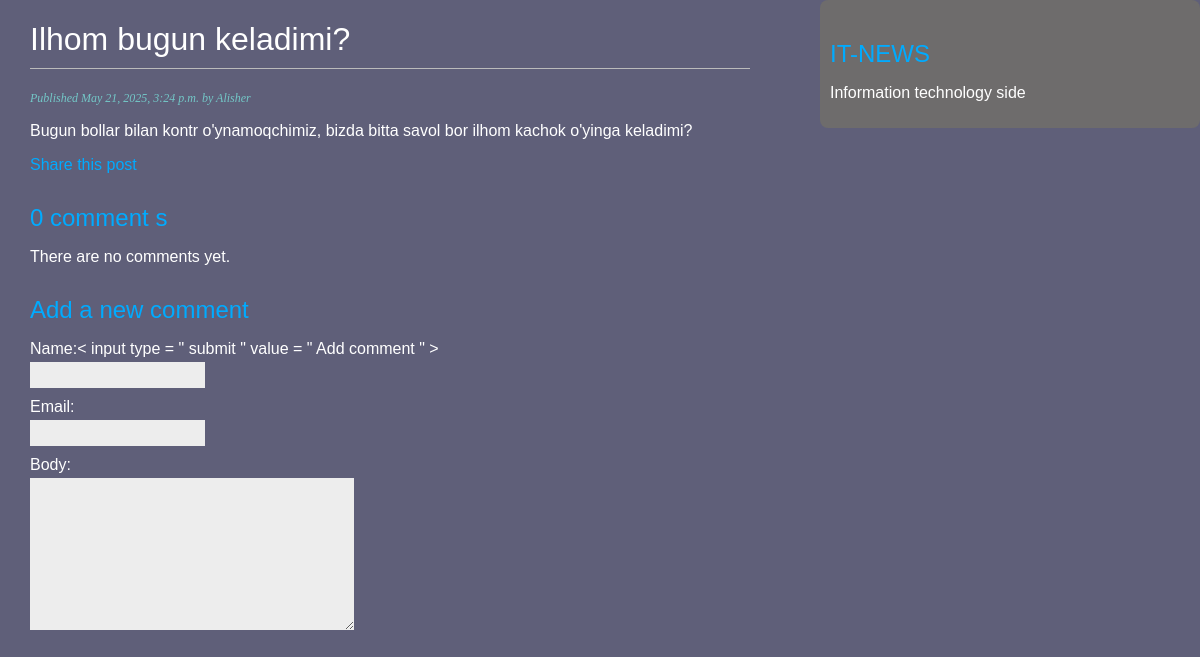
The page /2025/5/21/ilhom-bugun-keladimi/ on the database its author committed.
### new_app/models.py (models this page shows, shortened)
class Post(models.Model):
    STATUS_CHOICES = (
        ('draft', 'Draft'),
        ('published', 'Published')
    )
    title = models.CharField(max_length=255)
    slug = models.SlugField(max_length=255, unique_for_date="publish")
    author = models.ForeignKey(User, on_delete=models.CASCADE, related_name="blog_posts")
    body = models.TextField()
    publish = models.DateTimeField(default=timezone.now)
    created = models.DateTimeField(auto_now_add=True)
    updated = models.DateTimeField(auto_now=True)
    status = models.CharField(max_length=10,choices=STATUS_CHOICES, default='draft')
    class Meta:
        ordering = ('-publish',)
    objects = models.Manager()
    published = PublishedManager()

### new_app/views.py (the view)
def post_detail(request, year, month, day, slug):
    post = get_object_or_404(Post, slug=slug,
                             status="published",
                             publish__year=year,
                             publish__month=month,
                             publish__day=day)
    comments = post.comments.filter(active = True)
    new_comment = None
    if request.method == 'POST':
        comment_form = CommentForm(data = request.POST)
        if comment_form.is_valid():
            new_comment = comment_form.save(commit=False)
            new_comment.post = post
            new_comment.save()
    else:
            comment_form = CommentForm()
    return render(request, 'blog/post/detail.html', {'post': post,
                                                     'comments':comments,
                                                     'new_comment':new_comment,
                                                     'comment_form':comment_form,
                                                     })

### new_app/forms.py
class CommentForm(forms.ModelForm):
    class Meta:
        model = Comment
        fields = ('name', 'email', 'body')

### templates/blog/post/detail.html (shortened to what this page needs)
{% extends "blog/base.html" %}
{% block content %}
    <h1>{{ post.title }}</h1>
    <p class="date">
        Published {{ post.publish }} by {{ post.author }}
    </p>
    {{ post.body|linebreaks }}
    <p>
        <a href = "{% url 'new_app:post_share' post.id %}">
            Share this post
        </a>
    </p>
    {% with comments.count as total_comments %}
         <h2>
               {{ total_comments }} comment {{ total_comments|pluralize }}
         </h2>
    {% endwith %}
    {% for comment in comments %}
         <div  class="comment">
             <p class="info">
                 Comment {{ forloop.counter }} by {{ comment.name }}
                 {{ comment.created }}
             </p>
             {{ comment.body|linebreaks }}
         </div>
    {% empty %}
          <p> There are no comments yet. </p>
    {% endfor %}
    {% if new_comment %}
          <h2> Your comment has been added. </h2>
    {% else %}
          <h2> Add a new comment </h2>
        <form method="post" style="background-color: #5f5f79">
                            {{ comment_form.as_p }}
                            <p> < input type = " submit " value = " Add comment " > </p>
           </form>
    {% endif %}
    {% endblock %}

### static/css/blog.css (style rules this page uses)
body { margin: 0; padding: 0; font-family: helvetica, sans-serif; background-color: #5f5f79; color: white; }
a { color: #00abff; text-decoration: none; }
h1 { font-weight: normal; border-bottom: 1px solid #bbb; padding: 0 0 10px 0; }
h2 { font-weight: normal; margin: 30px 0 0; color: #00abff }
p.date { color: #73c7c7; font-family: georgia, serif; font-size: 12px; font-style: italic; }
label { float: left; clear: both; color: #ffffff !important; margin-bottom: 4px; }
input, textarea { clear: both; float: left; margin: 0 0 10px; background: #ededed; border: 0; padding: 6px 10px; font-size: 12px; }
p { color: white; }

### rows shown on the page
Post: title "Ilhom bugun keladimi?", publish "May 21, 2025, 3:24 p.m.", author "Alisher", body "Bugun bollar bilan kontr o'ynamoqchimiz, bizda bitta savol bor ilhom kachok o'yinga keladimi?"

### other values the page prints
{{ total_comments }} "0"
